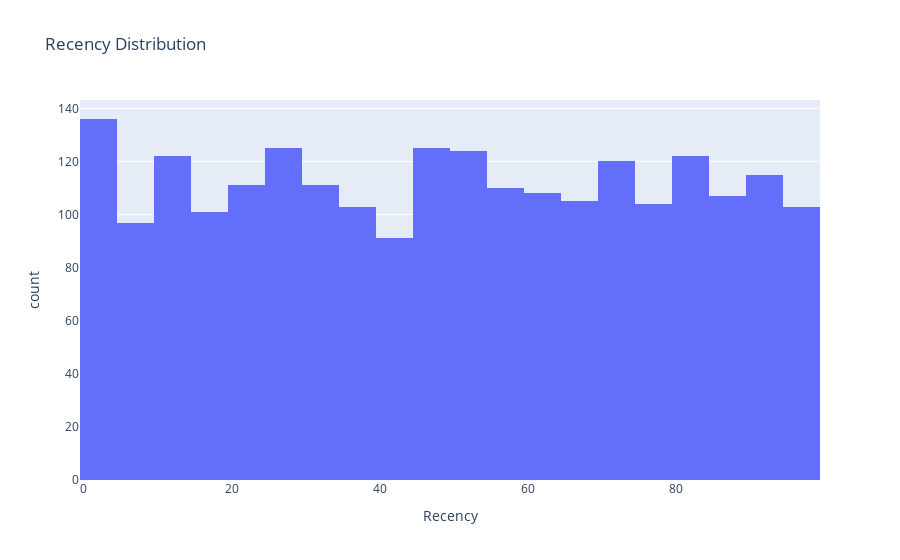
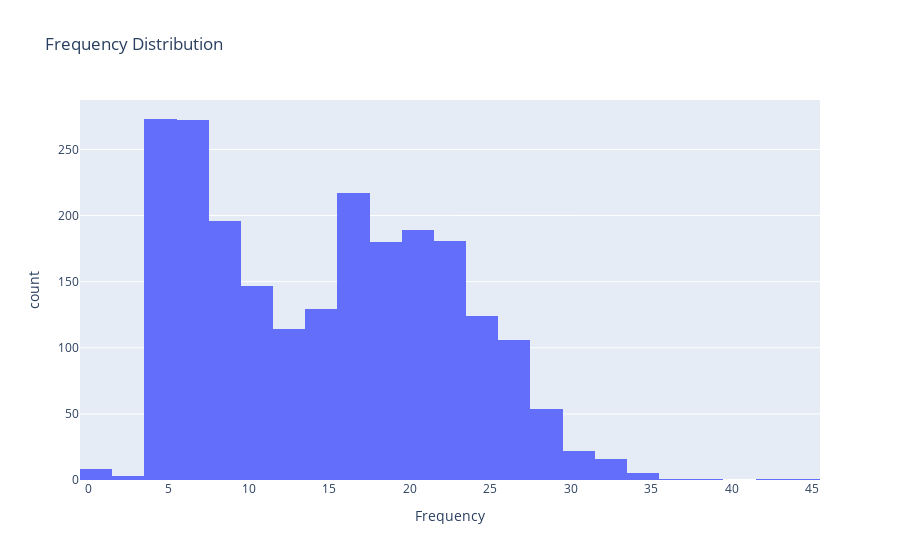
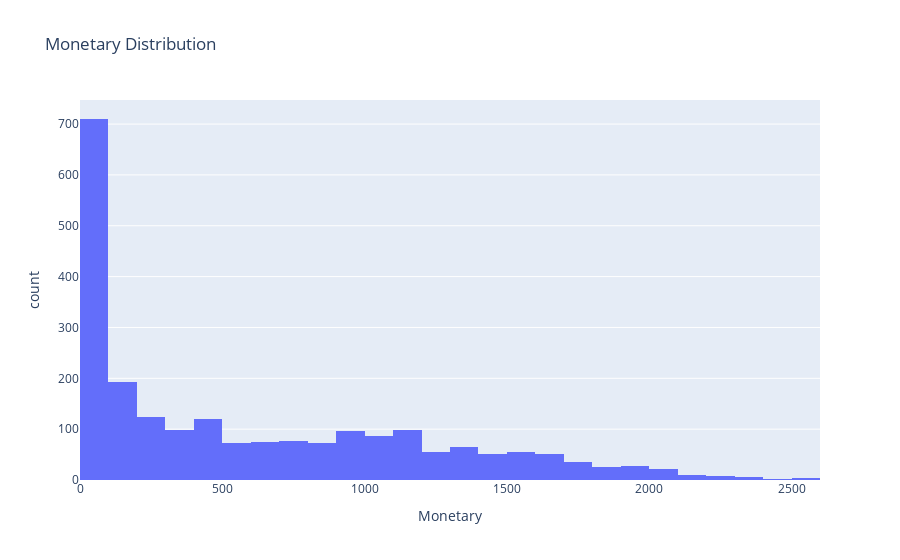

Notebook source saved alongside these figures, in order:
### Markdown cell above
## 6. Exploratory Data Analysis
### 6.1 RFM Distributions

### Code cell
fig = px.histogram(rfm, x='Recency', nbins=30, title='Recency Distribution')
fig.show()

fig = px.histogram(rfm, x='Frequency', nbins=30, title='Frequency Distribution')
fig.show()

fig = px.histogram(rfm, x='Monetary', nbins=30, title='Monetary Distribution')
fig.show()

### Figure 1 — Plotly figure (JSON) as saved in the notebook; plotly's stock layout.template omitted (floating-point values rounded to 4 significant figures; data arrays with more than 128 entries replaced by an {"elided": "..."} marker saying what was removed)
{"data": [{"alignmentgroup": "True", "bingroup": "x", "hovertemplate": "Recency=%{x}<br>count=%{y}<extra></extra>", "legendgroup": "", "marker": {"color": "#636efa", "pattern": {"shape": ""}}, "name": "", "nbinsx": 30, "offsetgroup": "", "orientation": "v", "showlegend": false, "type": "histogram", "x": {"elided": "2240 int values"}, "xaxis": "x", "yaxis": "y"}], "layout": {"barmode": "relative", "legend": {"tracegroupgap": 0}, "title": {"text": "Recency Distribution"}, "xaxis": {"anchor": "y", "domain": [0, 1], "title": {"text": "Recency"}}, "yaxis": {"anchor": "x", "domain": [0, 1], "title": {"text": "count"}}}}

### Figure 2 — Plotly figure (JSON) as saved in the notebook; plotly's stock layout.template omitted (floating-point values rounded to 4 significant figures; data arrays with more than 128 entries replaced by an {"elided": "..."} marker saying what was removed)
{"data": [{"alignmentgroup": "True", "bingroup": "x", "hovertemplate": "Frequency=%{x}<br>count=%{y}<extra></extra>", "legendgroup": "", "marker": {"color": "#636efa", "pattern": {"shape": ""}}, "name": "", "nbinsx": 30, "offsetgroup": "", "orientation": "v", "showlegend": false, "type": "histogram", "x": {"elided": "2240 int values"}, "xaxis": "x", "yaxis": "y"}], "layout": {"barmode": "relative", "legend": {"tracegroupgap": 0}, "title": {"text": "Frequency Distribution"}, "xaxis": {"anchor": "y", "domain": [0, 1], "title": {"text": "Frequency"}}, "yaxis": {"anchor": "x", "domain": [0, 1], "title": {"text": "count"}}}}

### Figure 3 — Plotly figure (JSON) as saved in the notebook; plotly's stock layout.template omitted (floating-point values rounded to 4 significant figures; data arrays with more than 128 entries replaced by an {"elided": "..."} marker saying what was removed)
{"data": [{"alignmentgroup": "True", "bingroup": "x", "hovertemplate": "Monetary=%{x}<br>count=%{y}<extra></extra>", "legendgroup": "", "marker": {"color": "#636efa", "pattern": {"shape": ""}}, "name": "", "nbinsx": 30, "offsetgroup": "", "orientation": "v", "showlegend": false, "type": "histogram", "x": {"elided": "2240 int values"}, "xaxis": "x", "yaxis": "y"}], "layout": {"barmode": "relative", "legend": {"tracegroupgap": 0}, "title": {"text": "Monetary Distribution"}, "xaxis": {"anchor": "y", "domain": [0, 1], "title": {"text": "Monetary"}}, "yaxis": {"anchor": "x", "domain": [0, 1], "title": {"text": "count"}}}}
